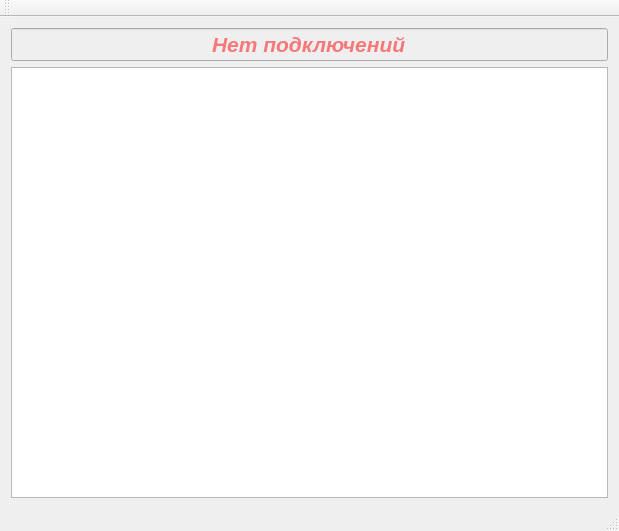
<?xml version="1.0" encoding="UTF-8"?>
<ui version="4.0">
 <class>Server</class>
 <widget class="QMainWindow" name="Server">
  <property name="geometry">
   <rect>
    <x>0</x>
    <y>0</y>
    <width>619</width>
    <height>531</height>
   </rect>
  </property>
  <property name="windowTitle">
   <string>Server</string>
  </property>
  <widget class="QWidget" name="centralWidget">
   <layout class="QGridLayout" name="gridLayout">
    <item row="1" column="0">
     <widget class="QGraphicsView" name="graphicsView"/>
    </item>
    <item row="0" column="0">
     <widget class="QLineEdit" name="lineEdit">
      <property name="enabled">
       <bool>false</bool>
      </property>
      <property name="palette">
       <palette>
        <active>
         <colorrole role="WindowText">
          <brush brushstyle="SolidPattern">
           <color alpha="255">
            <red>255</red>
            <green>0</green>
            <blue>0</blue>
           </color>
          </brush>
         </colorrole>
         <colorrole role="Light">
          <brush brushstyle="SolidPattern">
           <color alpha="255">
            <red>255</red>
            <green>0</green>
            <blue>0</blue>
           </color>
          </brush>
         </colorrole>
         <colorrole role="Text">
          <brush brushstyle="SolidPattern">
           <color alpha="255">
            <red>255</red>
            <green>0</green>
            <blue>0</blue>
           </color>
          </brush>
         </colorrole>
         <colorrole role="ButtonText">
          <brush brushstyle="SolidPattern">
           <color alpha="255">
            <red>255</red>
            <green>0</green>
            <blue>0</blue>
           </color>
          </brush>
         </colorrole>
         <colorrole role="HighlightedText">
          <brush brushstyle="SolidPattern">
           <color alpha="255">
            <red>255</red>
            <green>0</green>
            <blue>0</blue>
           </color>
          </brush>
         </colorrole>
         <colorrole role="ToolTipText">
          <brush brushstyle="SolidPattern">
           <color alpha="255">
            <red>255</red>
            <green>0</green>
            <blue>0</blue>
           </color>
          </brush>
         </colorrole>
         <colorrole role="PlaceholderText">
          <brush brushstyle="SolidPattern">
           <color alpha="128">
            <red>255</red>
            <green>0</green>
            <blue>0</blue>
           </color>
          </brush>
         </colorrole>
        </active>
        <inactive>
         <colorrole role="WindowText">
          <brush brushstyle="SolidPattern">
           <color alpha="255">
            <red>255</red>
            <green>0</green>
            <blue>0</blue>
           </color>
          </brush>
         </colorrole>
         <colorrole role="Light">
          <brush brushstyle="SolidPattern">
           <color alpha="255">
            <red>255</red>
            <green>0</green>
            <blue>0</blue>
           </color>
          </brush>
         </colorrole>
         <colorrole role="Text">
          <brush brushstyle="SolidPattern">
           <color alpha="255">
            <red>255</red>
            <green>0</green>
            <blue>0</blue>
           </color>
          </brush>
         </colorrole>
         <colorrole role="ButtonText">
          <brush brushstyle="SolidPattern">
           <color alpha="255">
            <red>255</red>
            <green>0</green>
            <blue>0</blue>
           </color>
          </brush>
         </colorrole>
         <colorrole role="HighlightedText">
          <brush brushstyle="SolidPattern">
           <color alpha="255">
            <red>255</red>
            <green>0</green>
            <blue>0</blue>
           </color>
          </brush>
         </colorrole>
         <colorrole role="ToolTipText">
          <brush brushstyle="SolidPattern">
           <color alpha="255">
            <red>255</red>
            <green>0</green>
            <blue>0</blue>
           </color>
          </brush>
         </colorrole>
         <colorrole role="PlaceholderText">
          <brush brushstyle="SolidPattern">
           <color alpha="128">
            <red>255</red>
            <green>0</green>
            <blue>0</blue>
           </color>
          </brush>
         </colorrole>
        </inactive>
        <disabled>
         <colorrole role="WindowText">
          <brush brushstyle="SolidPattern">
           <color alpha="127">
            <red>255</red>
            <green>0</green>
            <blue>0</blue>
           </color>
          </brush>
         </colorrole>
         <colorrole role="Light">
          <brush brushstyle="SolidPattern">
           <color alpha="255">
            <red>255</red>
            <green>0</green>
            <blue>0</blue>
           </color>
          </brush>
         </colorrole>
         <colorrole role="Text">
          <brush brushstyle="SolidPattern">
           <color alpha="127">
            <red>255</red>
            <green>0</green>
            <blue>0</blue>
           </color>
          </brush>
         </colorrole>
         <colorrole role="ButtonText">
          <brush brushstyle="SolidPattern">
           <color alpha="127">
            <red>255</red>
            <green>0</green>
            <blue>0</blue>
           </color>
          </brush>
         </colorrole>
         <colorrole role="HighlightedText">
          <brush brushstyle="SolidPattern">
           <color alpha="255">
            <red>255</red>
            <green>0</green>
            <blue>0</blue>
           </color>
          </brush>
         </colorrole>
         <colorrole role="ToolTipText">
          <brush brushstyle="SolidPattern">
           <color alpha="255">
            <red>255</red>
            <green>0</green>
            <blue>0</blue>
           </color>
          </brush>
         </colorrole>
         <colorrole role="PlaceholderText">
          <brush brushstyle="SolidPattern">
           <color alpha="128">
            <red>231</red>
            <green>231</green>
            <blue>231</blue>
           </color>
          </brush>
         </colorrole>
        </disabled>
       </palette>
      </property>
      <property name="font">
       <font>
        <pointsize>16</pointsize>
        <weight>75</weight>
        <italic>true</italic>
        <bold>true</bold>
       </font>
      </property>
      <property name="text">
       <string>Нет подключений</string>
      </property>
      <property name="alignment">
       <set>Qt::AlignCenter</set>
      </property>
      <property name="readOnly">
       <bool>true</bool>
      </property>
     </widget>
    </item>
   </layout>
  </widget>
  <widget class="QMenuBar" name="menuBar">
   <property name="geometry">
    <rect>
     <x>0</x>
     <y>0</y>
     <width>619</width>
     <height>25</height>
    </rect>
   </property>
  </widget>
  <widget class="QToolBar" name="mainToolBar">
   <attribute name="toolBarArea">
    <enum>TopToolBarArea</enum>
   </attribute>
   <attribute name="toolBarBreak">
    <bool>false</bool>
   </attribute>
  </widget>
  <widget class="QStatusBar" name="statusBar"/>
 </widget>
 <layoutdefault spacing="6" margin="11"/>
 <resources/>
 <connections/>
</ui>
